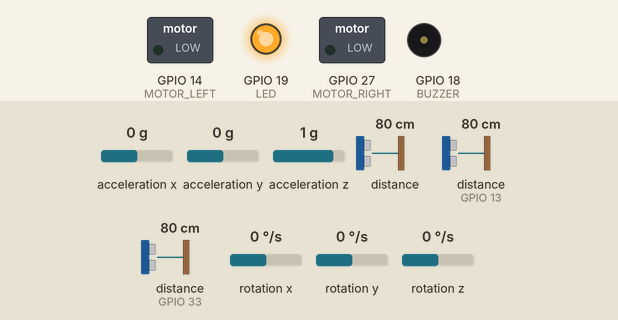
This sketch was run on a simulated ESP32. On the bench: switched loads named in the sketch (green lamp = pin HIGH), output pins drawn as LEDs (lit = HIGH), buzzer (waves = sounding, pin HIGH). Wiring (inferred from the names in the program): 2 × ultrasonic range finder: trigger GPIO 12, echo GPIO 13 / trigger GPIO 32, echo GPIO 33. Dashed ring = blinking. The inputs (shaded band) are chosen by the test bench; at power-on: distance to the obstacle 80 cm, acceleration x 0 g, acceleration y 0 g, acceleration z 1 g, distance to the obstacle (sensors on GPIO 13, GPIO 33) 80 cm, rotation x 0 °/s, rotation y 0 °/s, rotation z 0 °/s. The echo pulse lasts 58.3 µs per cm; nothing arrives over Bluetooth unless stated; pins used as bus, display or sensor lines are not drawn; what the sketch prints to the serial monitor is not drawn.

Above: at 1.16 s.
1.4 s: distance to the obstacle (sensor 0) set to 2 cm
At 2.38 s:
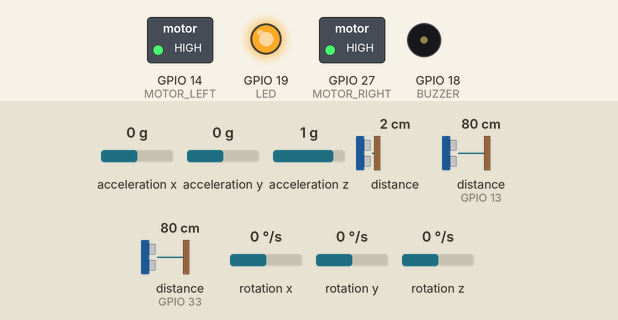
5.0 s: distance to the obstacle (sensor 0) set to 120 cm
At 5.54 s:
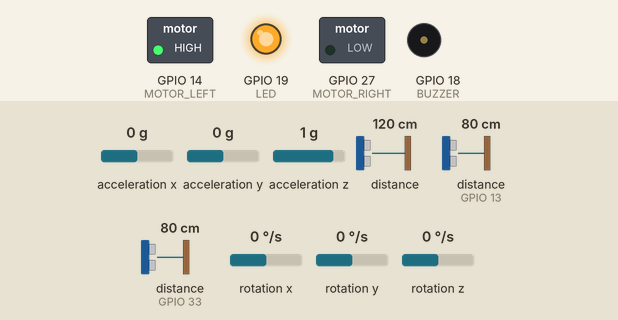
8.5 s: distance to the obstacle (sensor 0) set to 4 cm
At 8.82 s:
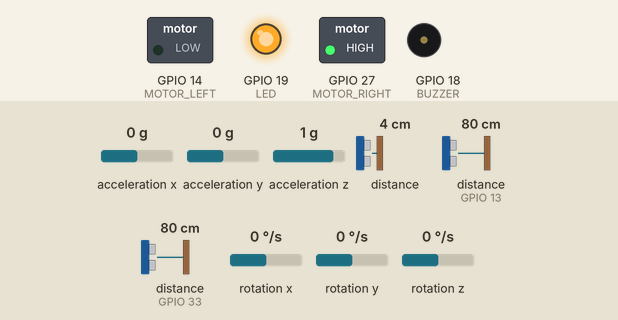
Timing chart, 0 to 18.0 s (numbered marks = the images above; inputs shaded):
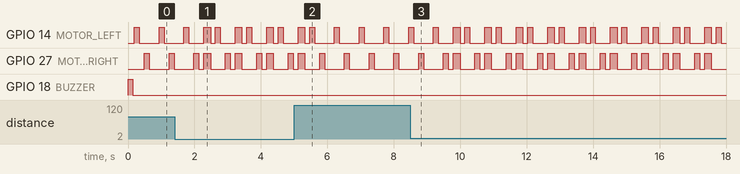

Measured:
- by itself, GPIO 14 (MOTOR_LEFT): repeats every 0.95 s: HIGH 0.15 s, LOW 0.45 s, HIGH 0.20 s, LOW 0.15 s
- by itself, GPIO 27 (MOTOR_RIGHT): moves between LOW and HIGH, repeating every 3.8 s

The sketch:

belt_module.ino
```cpp
#include <Wire.h>
#include <Adafruit_VL53L0X.h>
#include <MPU6050.h>
#include <TinyGPS++.h>
#include <BluetoothSerial.h>

// ---------------- OBJECTS ----------------
Adafruit_VL53L0X lox;
MPU6050 mpu;
TinyGPSPlus gps;
BluetoothSerial SerialBT;

// ---------------- PINS ----------------
#define TRIG_LEFT   32
#define ECHO_LEFT   33
#define TRIG_RIGHT  12
#define ECHO_RIGHT  13

#define MOTOR_LEFT  14
#define MOTOR_RIGHT 27

#define BUZZER 18
#define LED    19

#define GPS_RX 16
#define GPS_TX 17

// ---------------- VARIABLES ----------------
long leftDist, rightDist;
int centerDist;
float accMag, tilt;

// Emergency contact (phone handles SMS)
String emergencyContact = "+91XXXXXXXXXX";

// ---------------- FUNCTIONS ----------------
long readUltrasonic(int trig, int echo) {
  digitalWrite(trig, LOW); delayMicroseconds(2);
  digitalWrite(trig, HIGH); delayMicroseconds(10);
  digitalWrite(trig, LOW);
  long duration = pulseIn(echo, HIGH, 25000);
  if (duration == 0) return 999;
  return duration * 0.034 / 2;
}

void vibrateLeft(int onT, int offT) {
  digitalWrite(MOTOR_LEFT, HIGH);
  delay(onT);
  digitalWrite(MOTOR_LEFT, LOW);
  delay(offT);
}

void vibrateRight(int onT, int offT) {
  digitalWrite(MOTOR_RIGHT, HIGH);
  delay(onT);
  digitalWrite(MOTOR_RIGHT, LOW);
  delay(offT);
}

void vibrateBoth(int onT, int offT) {
  digitalWrite(MOTOR_LEFT, HIGH);
  digitalWrite(MOTOR_RIGHT, HIGH);
  delay(onT);
  digitalWrite(MOTOR_LEFT, LOW);
  digitalWrite(MOTOR_RIGHT, LOW);
  delay(offT);
}

// ---------------- SETUP ----------------
void setup() {
  Serial.begin(115200);
  SerialBT.begin("Belt_Emergency");

  pinMode(TRIG_LEFT, OUTPUT);
  pinMode(ECHO_LEFT, INPUT);
  pinMode(TRIG_RIGHT, OUTPUT);
  pinMode(ECHO_RIGHT, INPUT);

  pinMode(MOTOR_LEFT, OUTPUT);
  pinMode(MOTOR_RIGHT, OUTPUT);
  pinMode(BUZZER, OUTPUT);
  pinMode(LED, OUTPUT);

  digitalWrite(LED, HIGH);
  digitalWrite(BUZZER, HIGH); delay(150); digitalWrite(BUZZER, LOW);

  Wire.begin();

  if (!lox.begin()) {
    Serial.println("❌ ToF not detected");
  }

  mpu.initialize();

  Serial2.begin(9600, SERIAL_8N1, GPS_RX, GPS_TX);

  Serial.println("✅ BELT MODULE CENTRAL BRAIN READY");
}

// ---------------- LOOP ----------------
void loop() {

  // -------- ULTRASONIC --------
  leftDist = readUltrasonic(TRIG_LEFT, ECHO_LEFT);
  rightDist = readUltrasonic(TRIG_RIGHT, ECHO_RIGHT);

  // -------- TOF --------
  VL53L0X_RangingMeasurementData_t measure;
  lox.rangingTest(&measure, false);
  centerDist = (measure.RangeStatus == 0) ? measure.RangeMilliMeter / 10 : 999;

  Serial.print("LEFT: "); Serial.print(leftDist);
  Serial.print(" | CENTER: "); Serial.print(centerDist);
  Serial.print(" | RIGHT: "); Serial.println(rightDist);

  // -------- HAPTIC LOGIC --------
  if (leftDist < 40) vibrateLeft(200, 0);
  else if (leftDist < 80) vibrateLeft(150, 150);
  else if (leftDist < 150) vibrateLeft(300, 300);

  if (rightDist < 40) vibrateRight(200, 0);
  else if (rightDist < 80) vibrateRight(150, 150);
  else if (rightDist < 150) vibrateRight(300, 300);

  if (centerDist < 40) vibrateBoth(200, 0);
  else if (centerDist < 80) vibrateBoth(150, 150);

  // -------- FALL DETECTION --------
  int16_t ax, ay, az;
  mpu.getAcceleration(&ax, &ay, &az);

  accMag = sqrt(ax*ax + ay*ay + az*az) / 16384.0;
  tilt = abs(atan2(ay, az) * 57.3);

  if (accMag > 2.7 && tilt > 50) {
    Serial.println("🚨 EXTREME FALL DETECTED");

    digitalWrite(BUZZER, HIGH);
    vibrateBoth(500, 100);

    while (Serial2.available()) gps.encode(Serial2.read());

    if (gps.location.isValid()) {
      String msg = "EXTREME FALL!\nLAT: " + String(gps.location.lat(), 6) +
                   "\nLON: " + String(gps.location.lng(), 6) +
                   "\nCONTACT: " + emergencyContact;

      SerialBT.println(msg);
      Serial.println("📲 Emergency sent via Bluetooth");
    }
  }

  digitalWrite(BUZZER, LOW);
  delay(100);
}
```
